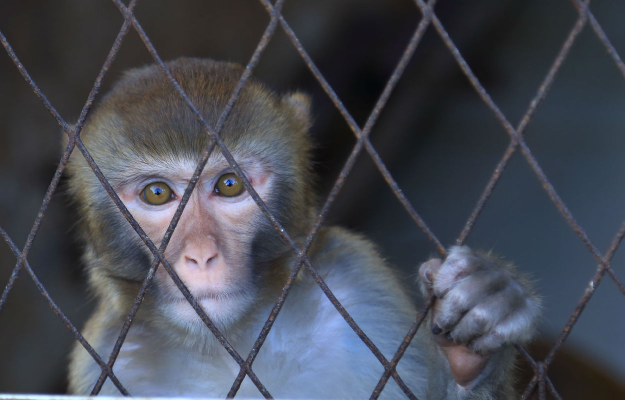
#> input picture test/monkey.jpg, 1249 x 800 px (shown at 1/2 size)
$ python FindMaskThroughLine.py
#> lines starting #> are read from the running program, lines starting #| are printed output that depends on the picture; after the words box and inside, x2 and y2 are one past the last pixel; in counts of white or black regions, pixels touching at a corner belong together; long printed decimals are rounded
### de_fencing/Setting.py
import cv2
import os

data_file_path = '../test/'
img_name = 'monkey.jpg'
result_file_path = '../result/'

use_line_feature_flag = True


class Setting:
    def __init__(self):
        self.img_original = None
        self.img_to_solve = None
        self.ratio = 1
        self._img_init()
#> in _img_init, self.img_original is the input picture: shape (800, 1249, 3); mean B, G, R 83.5, 73.8, 70.1
#| 图片大小 (800, 1249, 3)
#> in _resize, `img_shrink = cv2.resize(img, size, interpolation=cv2.INTER_AREA)`:
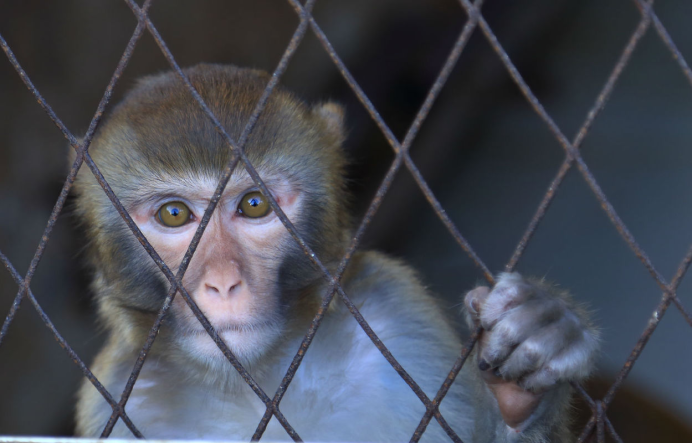
#> img_shrink: shape (443, 692, 3); mean B, G, R 83.5, 73.8, 70.1
#> in _img_init, `self.img_to_solve, self.ratio = self._resize(self.img_original)`: self.ratio = 0.554
#| 缩放后图片大小 (443, 692, 3)
        self.img_original_shape = tuple(self.img_original.shape[1::-1])
#> self.img_original_shape = (1249, 800)
        self.img_to_solve_shape = tuple(self.img_to_solve.shape[1::-1])
#> self.img_to_solve_shape = (692, 443)

        self.use_line_feature_flag = use_line_feature_flag

        self.result_file_path = result_file_path + img_name[0:-4]
        self._make_dir(self.result_file_path)
        cv2.imwrite(self.result_file_path + os.sep + 'original.jpg',self.img_original)
        if self.img_mask is not None:
            cv2.imwrite(self.result_file_path + os.sep + 'standard_mask.jpg',self.img_mask)


    def _img_init(self):
        img_path = data_file_path + img_name
        mask_path = data_file_path + img_name[:-4]+'_mask.png'
        #print(mask_path)
        # 获得要处理的图片
        self.img_original = cv2.imread(img_path)
        self.img_mask = cv2.imread(mask_path)
        print('图片大小', self.img_original.shape)
        self.img_to_solve, self.ratio = self._resize(self.img_original)
        print('缩放后图片大小', self.img_to_solve.shape)


    def recovery_resize(self, img):
        return cv2.resize(img, self.img_original_shape, interpolation=cv2.INTER_AREA)

    # 缩放图片用的
    @staticmethod
    def _resize(img, ratio=None):
        height, width = img.shape[:2]
        if ratio is None:
            ratio = ((480 * 640) / (height * width)) ** 0.5
        # 缩小图像
        size = (int(width * ratio), int(height * ratio))
        img_shrink = cv2.resize(img, size, interpolation=cv2.INTER_AREA)

        # 显示
        cv2.imshow("img", img)
        cv2.imshow("img_resize", img_shrink)
        cv2.waitKey(0)
        cv2.destroyWindow("img")
        cv2.destroyWindow("img_resize")
        return img_shrink, ratio

    @staticmethod
    def _make_dir(path):
        if not os.path.exists(path):
            os.makedirs(path)
            print('文件夹新建成功')
        else:
            print('文件夹存在')


# [2 lines that do not run on import are left out]

### line_feature/HoughLinesP.py
import cv2
import numpy as np
import de_fencing.Parameter as PARM


def find_line_through_hough(img):
    img = cv2.GaussianBlur(img,(5,5),0)
    #  边缘检测
    gray = cv2.cvtColor(img, cv2.COLOR_BGR2GRAY)#灰度图像
    edges = cv2.Canny(gray, 30, 120, apertureSize=3) # 50 150
    cv2.imshow('edges', edges)
    cv2.waitKey()
    #  hough检测
    lines = cv2.HoughLinesP(edges, 1.0, np.pi/180, threshold=PARM.threshold, minLineLength=PARM.minLineLength,
                            maxLineGap=PARM.maxLineGap)  # threshold=*, minLineLength=*,maxLineGap=*)
    lines1 = lines[:,0,:]  # 提取为二维
    #print('检测到的直线',lines1)
    for x1,y1,x2,y2 in lines1[:]:
        cv2.line(img, (x1,y1),(x2,y2),(255,0,0),2)
    cv2.imshow('lines',img)
    cv2.waitKey()
    # cv2.imwrite('3_lines.jpg', img)
    return lines1


# [2 lines that do not run on import are left out]

### line_feature/FindMaskThroughLine.py
import cv2
import numpy as np

from de_fencing.Setting import Setting
from line_feature.HoughLinesP import find_line_through_hough
import de_fencing.Parameter as PARM


# 转换线段为：端点为图像边界，附加斜率（特殊值0,np.inf)
def convert_line(line, image_shape):
    # print(line)
    x1 = line[0]
    y1 = line[1]
    x2 = line[2]
    y2 = line[3]
    x_length = image_shape[1]
    y_length = image_shape[0]


    # result [[x1,y1],[x2,y2],k]
    if x1 == x2:
        result = [[x1,0],[x1,y_length],90.0]
    elif y1 == y2:
        result = [[0,y1],[x_length,y1],0.0]
    else:
        k = (y2 - y1) / (x2 - x1)
        b = y1 - x1 * k

        x_1 = 0
        y_1 = b

        x_2 = -b / k
        y_2 = 0

        x_3 = x_length
        y_3 = k * x_3 + b

        y_4 = y_length
        x_4 = (y_4 - b) / k

        result = []
        if 0 <= y_1 <= y_length:
            result.append([int(x_1), int(y_1)])
        if 0 <= x_2 <= x_length:
            result.append([int(x_2), int(y_2)])
        if 0 <= y_3 <= y_length:
            result.append([int(x_3), int(y_3)])
        if 0 <= x_4 <= x_length:
            result.append([int(x_4), int(y_4)])
        result.append(np.arctan((y2-y1)/(x2-x1))/np.pi*180)
    # print(result)
    return result


def convert_lines(lines, image_shape):
    lines_new = []
    for line in lines:
        line_convert = convert_line(line, image_shape)
        lines_new.append(line_convert)
    return lines_new


# 角度类
class LineAngle:

    def __init__(self,k):
        self.data = k
        self.num = 1
        self.data_list = [k]

    def if_include_k2(self, k2):
        if abs(k2 - self.data) < PARM.maxAngleError:
            self._add_line(k2)
            return True
        else:
            return False

    def _add_line(self, k2):
        self.data_list.append(k2)
        self.data = np.mean(self.data_list)
        self.num += 1


def find_fence_angle(lines):
    ratio_list = []

    flag = False
    for line in lines:
        for ratio in ratio_list:
            flag = flag | ratio.if_include_k2(line[2])
        if flag is False:
            k_new = LineAngle(line[2])
            ratio_list.append(k_new)
        flag = False

    print('========================')
    print('直线角度      包含的直线个数')

    for ratio in ratio_list:
        print("%10f  %10d" % (ratio.data, ratio.num))

    ratio_dict = {}
    for ratio in ratio_list:
        ratio_dict[ratio.data] = ratio.num
    ratio_sorted = sorted(ratio_dict.items(),key=lambda d: d[1])

    max1 = ratio_sorted[-1]
    max2 = ratio_sorted[-2]

    return [max1[0], max2[0]]


class Fence_center:
    def __init__(self, line):
        self.num = 0
        self.X1_list = []
        self.Y1_list = []
        self.X2_list = []
        self.Y2_list = []
        self.angle_list = []

        self.X1 = 0
        self.Y1 = 0
        self.X2 = 0
        self.Y2 = 0
        self.angle = 0
        self._add_line(line)

    def _add_line(self, line2):
        self.X1_list.append(line2[0][0])
        self.Y1_list.append(line2[0][1])
        self.X2_list.append(line2[1][0])
        self.Y2_list.append(line2[1][1])
        self.angle_list.append(line2[2])

        self.X1 = int((max(self.X1_list) + min(self.X1_list))/2)
        self.Y1 = int((max(self.Y1_list) + min(self.Y1_list))/2)
        self.X2 = int((max(self.X2_list) + min(self.X2_list))/2)
        self.Y2 = int((max(self.Y2_list) + min(self.Y2_list))/2)
        self.angle = np.mean(self.angle_list)
        self.num += 1

    def if_include_line2(self, line2):
        if abs(self.X1 - line2[0][0]) + abs(self.Y1 -line2[0][1]) + abs(self.X2 - line2[1][0]) + abs(self.Y2 - line2[1][1]) < PARM.maxCoordinateError:
            self._add_line(line2)
            return True
        else:
            return False


def find_fence_center(lines, angle_list):
    fence_center_list = []
    flag = False
    for ratio in angle_list:
        for line in lines:
            if abs(line[2]-ratio) < PARM.fenceAngleError:
                for fence_center in fence_center_list:
                    flag = flag | fence_center.if_include_line2(line)
                if flag == False:
                    fence_center = Fence_center(line)
                    fence_center_list.append(fence_center)
                flag = False

    # print(len(fence_center_list))
    # for fence_center in fence_center_list:
    #     print(fence_center.X1,fence_center.Y1,fence_center.X2,fence_center.Y2)
    result = []
    for fence_center in fence_center_list:
        if fence_center.num > 1:
            result.append(fence_center)
    return result #fence_center_list


def find_fence_mask_through_line(img):
    image_shape = img.shape
#> image_shape = (443, 692, 3)
    lines1 = find_line_through_hough(img)
#> in find_line_through_hough, `gray = cv2.cvtColor(img, cv2.COLOR_BGR2GRAY)#灰度图像`:
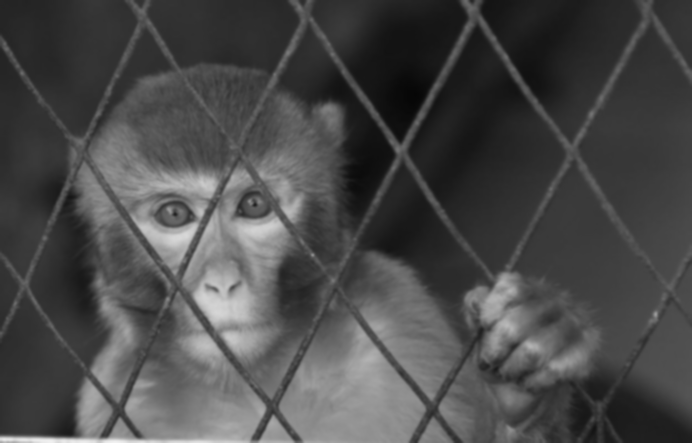
#> gray: shape (443, 692); min 6, max 241, mean 73.8
#> in find_line_through_hough, `edges = cv2.Canny(gray, 30, 120, apertureSize=3)`:
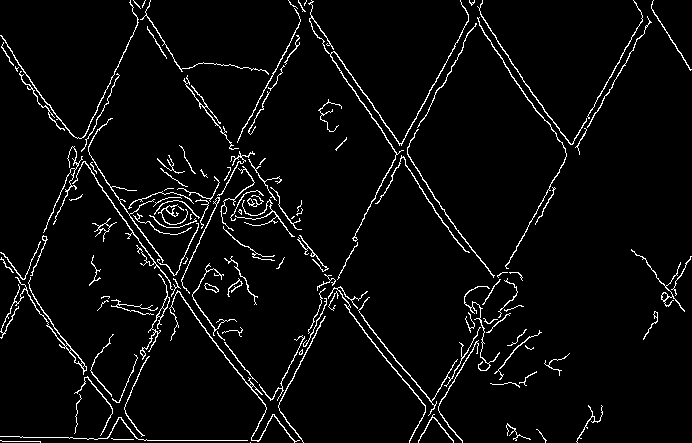
#> edges: shape (443, 692); 4.3% white in thin lines or dots
#> in find_line_through_hough, `lines = cv2.HoughLinesP(edges, 1.0, np.pi/180, threshold=PARM.threshol..`: lines = 108 rows, first 6: [126, 223, 170, 282], [352, 238, 395, 158], [516, 247, 566, 156], [351, 86, 397, 154], [209, 336, 266, 407], [196, 304, 222, 338]
#> in find_line_through_hough, `lines1 = lines[:,0,:]`: lines1 has the same summary as lines
#> the loop in find_line_through_hough, `for x1,y1,x2,y2 in lines1[:]:` made 108 passes
#> (x1, y1, x2, y2) on passes 1 to 12: (126, 223, 170, 282), (352, 238, 395, 158), (516, 247, 566, 156), (351, 86, 397, 154), (209, 336, 266, 407), (196, 304, 222, 338), (384, 346, 407, 373), (311, 16, 333, 48), (214, 440, 247, 440), (588, 115, 640, 22), (155, 330, 169, 300), (137, 225, 163, 260)
#> after the loop in find_line_through_hough, `for x1,y1,x2,y2 in lines1[:]:`:
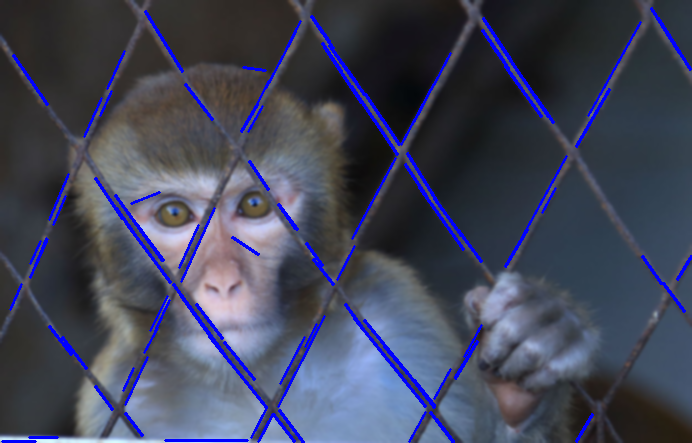
#> img: shape (443, 692, 3); mean of channels 0, 1, 2 90.2, 70.2, 66.6; drawn as B, G, R
#> lines1 has the same summary as lines in find_line_through_hough

    # 找到栅栏的斜率
    lines_convert = convert_lines(lines1, image_shape)
#> the loop in convert_lines, `for line in lines:` made 108 passes
#> (x1 in convert_line, y1 in convert_line, x2 in convert_line, y2 in convert_line, k in convert_line, b in convert_line, y_1 in convert_line, x_2 in convert_line) on passes 1, 2, 3, 4, 5, 6, 7, 8, 10, 11, 12, 13: (126, 223, 170, 282, 1.34, 54.05, 54.05, -40.31), (352, 238, 395, 158, -1.86, 892.9, 892.9, 479.9), (516, 247, 566, 156, -1.82, 1186.1, 1186.1, 651.7), (351, 86, 397, 154, 1.48, -432.9, -432.9, 292.8), (209, 336, 266, 407, 1.25, 75.67, 75.67, -60.75), (196, 304, 222, 338, 1.31, 47.69, 47.69, -36.47), (384, 346, 407, 373, 1.17, -104.8, -104.8, 89.26), (311, 16, 333, 48, 1.45, -436.4, -436.4, 300), (588, 115, 640, 22, -1.79, 1166.6, 1166.6, 652.3), (155, 330, 169, 300, -2.14, 662.1, 662.1, 309), (137, 225, 163, 260, 1.35, 40.58, 40.58, -30.14), (279, 410, 303, 442, 1.33, 38, 38, -28.5)
#> line on passes 43 to 48: [185, 84, 212, 119], [95, 178, 122, 218], [107, 88, 124, 51], [30, 277, 46, 238], [123, 390, 133, 368], [337, 279, 354, 246]
    angle_list = find_fence_angle(lines_convert)
#> the loop in find_fence_angle, `for line in lines:` made 108 passes
#> line on passes 1 to 12: [[0, 54], [290, 443], 53.29], [[479, 0], [241, 443], -61.74], [[651, 0], [408, 443], -61.21], [[292, 0], [592, 443], 55.92], [[0, 75], [294, 443], 51.24], [[0, 47], [302, 443], 52.59], [[89, 0], [466, 443], 49.57], [[300, 0], [604, 443], 55.49], [[0, 440], [692, 440], 0], [[652, 0], [404, 443], -60.79], [[309, 0], [102, 443], -64.98], [[0, 40], [298, 443], 53.39]
#> the loop in find_fence_angle, `for ratio in ratio_list:` made 5 passes
#|  54.039          56
#| -62.879          45
#|   1.553           5
#|  33.179           1
#| -21.448           1

    print('=' * 40)
    print('ratio_list:', angle_list)
#| ratio_list: [54.039, -62.879]
    print('=' * 40)

    img_2 = np.zeros((image_shape[0], image_shape[1]), np.uint8)
    fence_center_list = find_fence_center(lines_convert, angle_list)
#> the loop in find_fence_center, `for ratio in angle_list:` made 2 passes
#> ratio on passes 1 to 2: 54.04, -62.88
#> the loop in find_fence_center, `for fence_center in fence_center_list:` made 15 passes

    for i in fence_center_list:
        cv2.line(img_2, (i.X1, i.Y1), (i.X2, i.Y2), 255, PARM.fenceWidth)
#> this loop made 15 passes
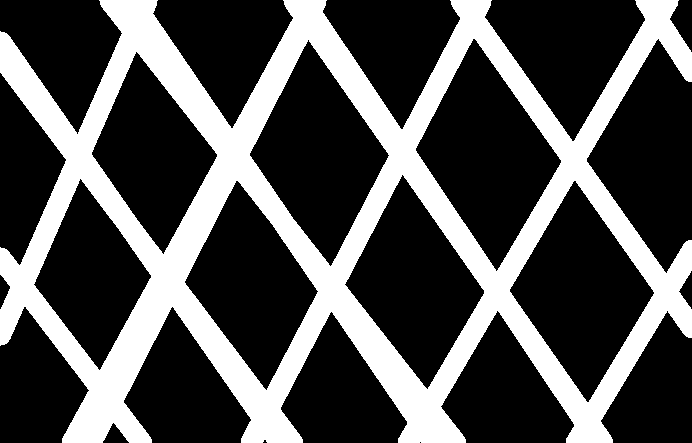
#> img_2: shape (443, 692); 30.9% white; 1 white region, box (x1, y1, x2, y2) and area: (0, 0, 692, 443) 94833

    print('根据直线特征，大概找到栅栏位置')
    return img_2


if __name__ == '__main__':

    st = Setting()
    img = st.img_to_solve
    cv2.imshow('original', st.img_original)
    mask = find_fence_mask_through_line(img)
    mask = st.recovery_resize(mask)
#> in recovery_resize, `return cv2.resize(img, self.img_original_shape, interpolation=cv2.INTE..`:
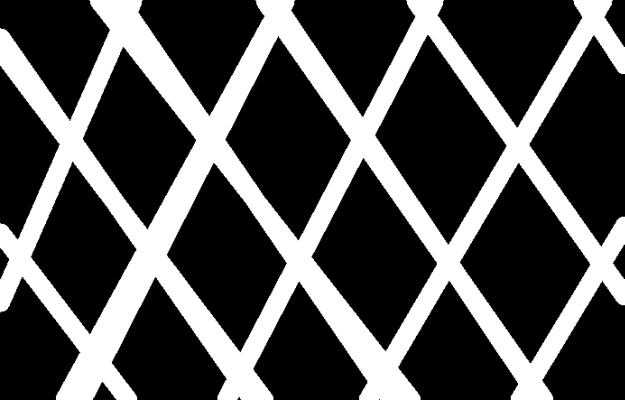
#> returned value: shape (800, 1249) (shown at 1/2 size); min 0, max 255, mean 78.9
    cv2.imshow('mask', mask)
    cv2.waitKey()
    # # 保存图片地址
    # cv2.imwrite('img_cu_3.jpg',img_2)

$ run again, with test/bear.jpg copied over test/monkey.jpg
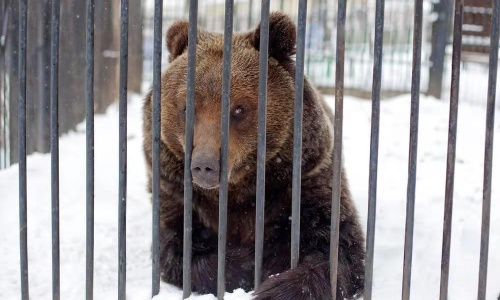
#> input picture test/bear.jpg, 500 x 300 px
#> in _img_init, self.img_original is the input picture: shape (300, 500, 3); mean B, G, R 143.9, 142, 146.4
#| 图片大小 (300, 500, 3)
#> self.ratio = 1.43
#| 缩放后图片大小 (429, 715, 3)
#> in find_line_through_hough, `edges = cv2.Canny(gray, 30, 120, apertureSize=3)`:
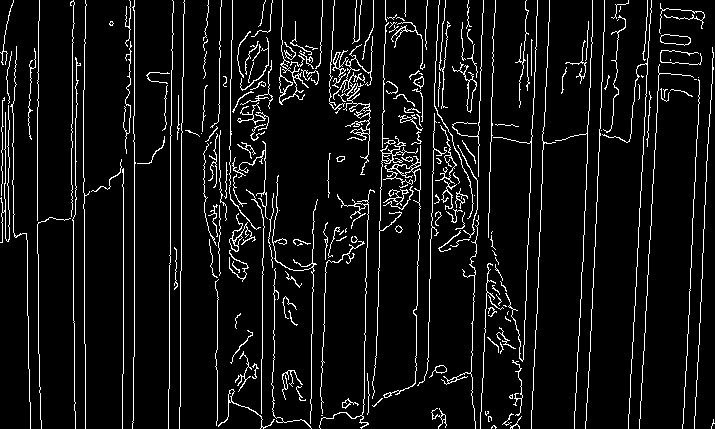
#> edges: shape (429, 715); 7.2% white in thin lines or dots
#> lines = 138 rows, first 6: [646, 93, 648, 41], [134, 115, 134, 10], [649, 253, 650, 226], [38, 353, 38, 254], [692, 234, 694, 182], [528, 244, 530, 168]
#> in find_line_through_hough, `lines1 = lines[:,0,:]`: lines1 has the same summary as lines
#> the loop in find_line_through_hough, `for x1,y1,x2,y2 in lines1[:]:` made 138 passes
#> in find_fence_mask_through_line, `lines1 = find_line_through_hough(img)`: lines1 has the same summary as lines in find_line_through_hough
#> the loop in convert_lines, `for line in lines:` made 138 passes
#> (x1 in convert_line, y1 in convert_line, x2 in convert_line, y2 in convert_line, line_convert) on passes 2, 4, 8, 9, 11, 12, 13, 14: (134, 115, 134, 10, [[134, 0], [134, 429], 90]), (38, 353, 38, 254, [[38, 0], [38, 429], 90]), (367, 247, 367, 220, [[367, 0], [367, 429], 90]), (416, 357, 416, 327, [[416, 0], [416, 429], 90]), (219, 113, 219, 58, [[219, 0], [219, 429], 90]), (84, 89, 84, 39, [[84, 0], [84, 429], 90]), (183, 63, 183, 14, [[183, 0], [183, 429], 90]), (364, 371, 364, 341, [[364, 0], [364, 429], 90])
#> the loop in find_fence_angle, `for line in lines:` made 138 passes
#> line on passes 1 to 8: [[649, 0], [633, 429], -87.8], [[134, 0], [134, 429], 90], [[658, 0], [642, 429], -87.88], [[38, 0], [38, 429], 90], [[701, 0], [684, 429], -87.8], [[534, 0], [523, 429], -88.49], [[22, 0], [30, 429], 89.03], [[367, 0], [367, 429], 90]
#> the loop in find_fence_angle, `for ratio in ratio_list:` made 4 passes
#| -87.918          58
#|  89.923          77
#| -53.037           2
#|  12.265           1
#| ratio_list: [89.923, -87.918]
#> the loop in find_fence_center, `for ratio in angle_list:` made 2 passes
#> ratio on passes 1 to 2: 89.92, -87.92
#> the loop in find_fence_center, `for fence_center in fence_center_list:` made 22 passes
#> the loop in find_fence_mask_through_line, `for i in fence_center_list:` made 16 passes
#> in recovery_resize, `return cv2.resize(img, self.img_original_shape, interpolation=cv2.INTE..`:
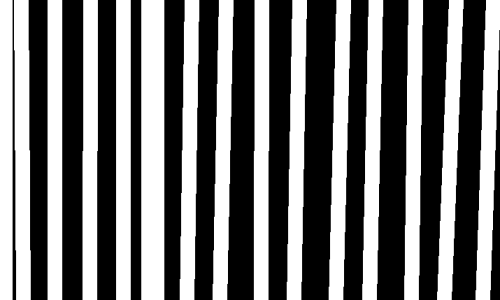
#> returned value: shape (300, 500); min 0, max 255, mean 115.5

$ run again, with test/flower.jpg copied over test/monkey.jpg
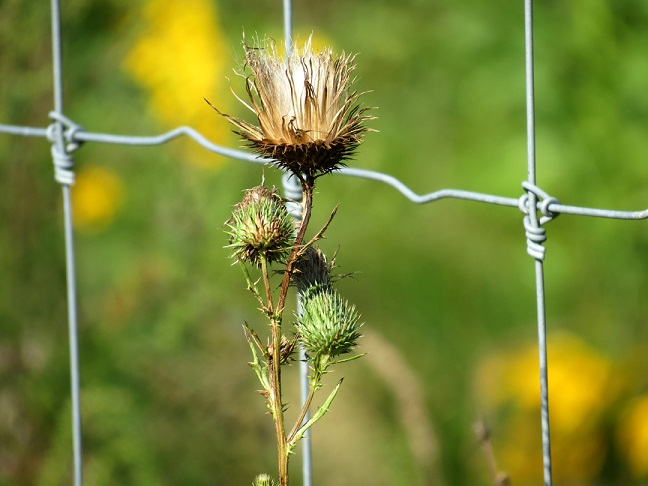
#> input picture test/flower.jpg, 648 x 486 px
#> in _img_init, self.img_original is the input picture: shape (486, 648, 3); mean B, G, R 51.1, 132.6, 120.1
#| 图片大小 (486, 648, 3)
#> self.ratio = 0.988
#| 缩放后图片大小 (480, 640, 3)
#> in find_line_through_hough, `edges = cv2.Canny(gray, 30, 120, apertureSize=3)`:
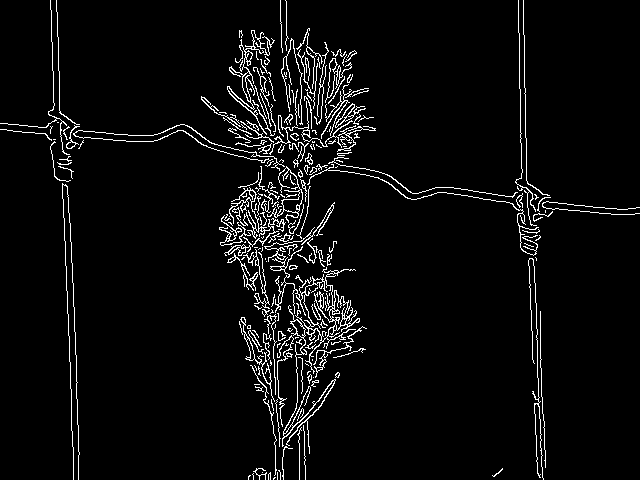
#> edges: shape (480, 640); 4.7% white in thin lines or dots
#> lines = 41 rows, first 6: [518, 0, 518, 32], [525, 88, 525, 134], [260, 248, 264, 280], [299, 474, 299, 443], [66, 288, 67, 313], [441, 192, 512, 203]
#> in find_line_through_hough, `lines1 = lines[:,0,:]`: lines1 has the same summary as lines
#> the loop in find_line_through_hough, `for x1,y1,x2,y2 in lines1[:]:` made 41 passes
#> in find_fence_mask_through_line, `lines1 = find_line_through_hough(img)`: lines1 has the same summary as lines in find_line_through_hough
#> the loop in convert_lines, `for line in lines:` made 41 passes
#> (x1 in convert_line, y1 in convert_line, x2 in convert_line, y2 in convert_line, k in convert_line, b in convert_line, y_1 in convert_line, x_2 in convert_line) on passes 3, 5, 6, 9, 10, 12, 13, 14: (260, 248, 264, 280, 8, -1832, -1832, 229), (66, 288, 67, 313, 25, -1362, -1362, 54.48), (441, 192, 512, 203, 0.155, 123.7, 123.7, -798.3), (479, 192, 512, 197, 0.152, 119.4, 119.4, -788.2), (276, 402, 279, 436, 11.33, -2726, -2726, 240.5), (274, 359, 275, 394, 35, -9231, -9231, 263.7), (536, 335, 537, 369, 34, -17889, -17889, 526.1), (327, 97, 330, 68, -9.67, 3258, 3258, 337)
#> after the loop in convert_lines, `for line in lines:`: lines_new = 41 items
#> the loop in find_fence_angle, `for line in lines:` made 41 passes
#> line on passes 2, 3, 4, 5, 7, 8, 9, 10: [[525, 0], [525, 480], 90], [[229, 0], [289, 480], 82.87], [[299, 0], [299, 480], 90], [[54, 0], [73, 480], 87.71], [[304, 0], [304, 480], 90], [[281, 0], [281, 480], 90], [[0, 119], [640, 216], 8.62], [[240, 0], [282, 480], 84.96]
#> after the loop in find_fence_angle, `for line in lines:`: ratio_list = 4 items
#> the loop in find_fence_angle, `for ratio in ratio_list:` made 4 passes
#|  88.247          29
#|   5.821           7
#| -80.566           3
#|  75.611           4
#> after the loop in find_fence_angle, `for ratio in ratio_list:`: ratio_dict = {88.25: 29, 5.82: 7, -80.57: 3, 75.61: 4}
#> ratio_sorted = [(-80.57, 3), (75.61, 4), (5.82, 7), (88.25, 29)]
#> max1 = (88.25, 29)
#| ratio_list: [88.247, 5.821]
#> the loop in find_fence_center, `for ratio in angle_list:` made 2 passes
#> ratio on passes 1 to 2: 88.25, 5.82
#> the loop in find_fence_center, `for fence_center in fence_center_list:` made 11 passes
#> the loop in find_fence_mask_through_line, `for i in fence_center_list:` made 6 passes
#> in recovery_resize, `return cv2.resize(img, self.img_original_shape, interpolation=cv2.INTE..`:
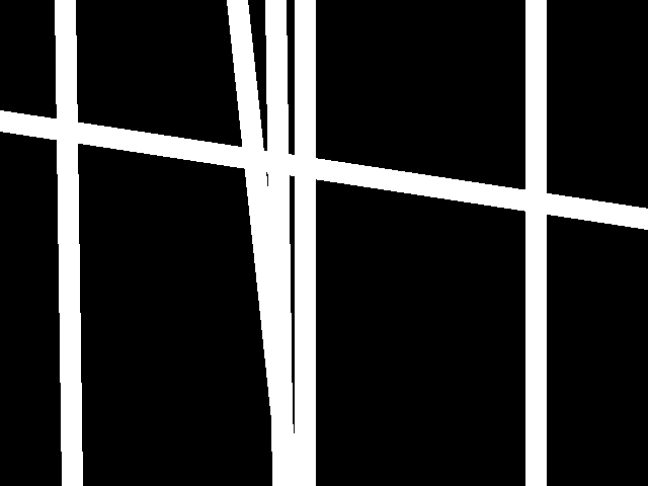
#> returned value: shape (486, 648); min 0, max 255, mean 48.2
